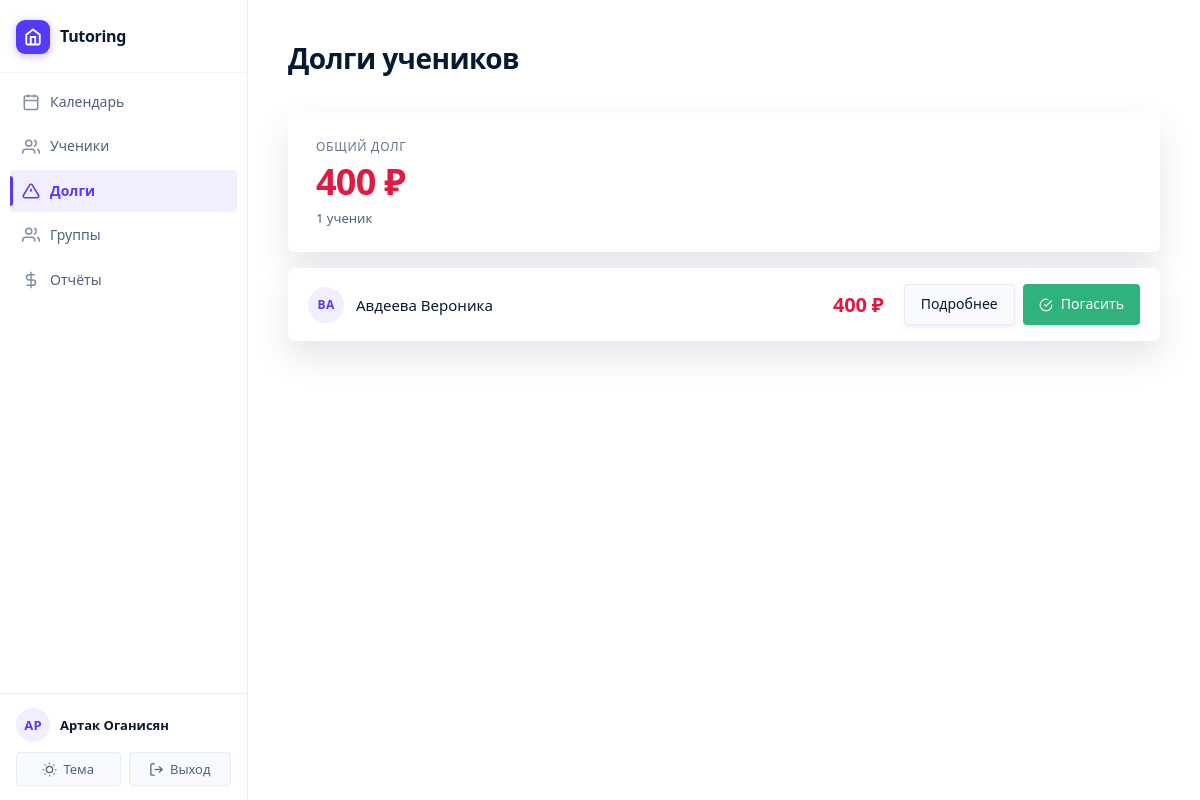
The app's page /students/debts/ (signed in) with its own data.
### main/models.py (models this page shows, shortened)
class Student(models.Model):
    tutor = models.ForeignKey(Tutor, on_delete=models.CASCADE, related_name='students', verbose_name='Репетитор')
    groups = models.ManyToManyField(StudentGroup, related_name='students', blank=True, verbose_name='Группы')
    first_name = models.CharField(max_length=100, verbose_name='Имя')
    last_name = models.CharField(max_length=100, verbose_name='Фамилия')
    phone = models.CharField(max_length=20, blank=True, null=True, verbose_name='Телефон')
    telegram = models.CharField(max_length=20, blank=True, null=True, verbose_name='Телеграм')
    created_at = models.DateTimeField(auto_now_add=True, verbose_name='Дата создания')
    updated_at = models.DateTimeField(auto_now=True, verbose_name='Дата обновления')
    grade = models.CharField(max_length=10, blank=True, null=True, verbose_name='Класс')
    notes = models.TextField(blank=True, verbose_name='Заметки')
    is_active = models.BooleanField(default=True, verbose_name='Активен')
    default_price = models.DecimalField(
        max_digits=10,
        decimal_places=2,
        null=True,
        blank=True,
        verbose_name='Цена по умолчанию'
    )
    prepaid_balance = models.DecimalField(
        max_digits=10,
        decimal_places=2,
        default=Decimal('0.00'),
        verbose_name='Баланс предоплаты'
    )
    class Meta:
        verbose_name = 'Ученик'
        verbose_name_plural = 'Ученики'
        ordering = ['last_name', 'first_name']
    def get_total_debt(self):
        total_debt = Decimal('0.00')
        for lesson in self.lessons.filter(status='scheduled'):
            if not lesson.attendances.exists():
                continue
            attendance = Attendance.objects.filter(lesson=lesson, student=self, status='present').first()
            if attendance:
                payment = Payment.objects.filter(lesson=lesson, student=self).first()
                if not payment and lesson.lesson_price > 0:
                    total_debt += lesson.lesson_price
        return total_debt

### main/views.py (the view)
# urls.py: path('students/debts/', views.students_debt_list, name='students_debt_list'),
@login_required
def students_debt_list(request):
    tutor = get_tutor(request)
    if not tutor:
        messages.error(request, 'Профиль репетитора не найден.')
        return redirect('calendar')
    students_with_debts = []
    total_debts = Decimal('0.00')
    all_students = Student.objects.filter(tutor=tutor, is_active=True)
    for student in all_students:
        debt = student.get_total_debt()
        if debt > 0:
            students_with_debts.append({
                'student': student,
                'debt': debt
            })
            total_debts += debt
    students_with_debts.sort(key=lambda x: x['debt'], reverse=True)
    return render(request, 'main/students_debt_list.html', {
        'students_with_debts': students_with_debts,
        'total_debts': total_debts,
    })

### main/views.py (called while the page is built)
def get_tutor(request):
    if request.user.is_authenticated:
        try:
            return request.user.tutor
        except Tutor.DoesNotExist:
            return None
    return None

### main/templates/main/students_debt_list.html (shortened to what this page needs)
{% extends 'main/base.html' %}
{% block content %}
<div class="page-header">
    <h1>Долги учеников</h1>
</div>
{% if students_with_debts %}
<div class="debt-summary">
    <p class="debt-summary__label">Общий долг</p>
    <span class="debt-summary__amount">{{ total_debts|floatformat:0 }} ₽</span>
    <p class="debt-summary__count">{{ students_with_debts|length }} ученик{{ students_with_debts|length|pluralize:",,ов" }}</p>
</div>
<div class="debt-list">
    {% for item in students_with_debts %}
    <div class="debt-row">
        <div class="debt-row__student">
            <div class="debt-row__avatar">{{ item.student.first_name|slice:":1" }}{{ item.student.last_name|slice:":1" }}</div>
            <a href="{% url 'student_detail' item.student.pk %}" class="debt-row__name">
                {{ item.student.last_name }} {{ item.student.first_name }}
            </a>
        </div>
        <div class="debt-row__right">
            <span class="debt-row__amount">{{ item.debt|floatformat:0 }} ₽</span>
            <div class="debt-row__actions">
                <a href="{% url 'student_detail' item.student.pk %}" class="btn btn-secondary btn-sm">Подробнее</a>
                <a href="{% url 'clear_all_debts' item.student.pk %}" class="btn btn-sm debt-row__pay-btn">
                    <svg width="14" height="14" viewBox="0 0 24 24" fill="none" stroke="currentColor" stroke-width="2">
                        <path d="M22 11.08V12a10 10 0 1 1-5.93-9.14"/>
                        <polyline points="22 4 12 14.01 9 11.01"/>
                    </svg>
                    Погасить
                </a>
            </div>
        </div>
    </div>
    {% endfor %}
</div>
{% endif %}
{% endblock %}

### main/templates/main/base.html (shortened to what this page needs)
{% load static %}
<!DOCTYPE html>
<html lang="ru">
<head>
    <link rel="stylesheet" href="{% static 'css/main.css' %}">
</head>
<body>
    <div class="app-layout">
        <aside class="sidebar" id="sidebar">
            <div class="sidebar-header">
                <a href="{% url 'calendar' %}" class="sidebar-logo">
                    <div class="sidebar-logo-mark">
                        <svg viewBox="0 0 24 24" fill="none" stroke="currentColor" stroke-width="2.5">
                            <path d="M3 9l9-7 9 7v11a2 2 0 0 1-2 2H5a2 2 0 0 1-2-2z"/>
                            <polyline points="9 22 9 12 15 12 15 22"/>
                        </svg>
                    </div>
                    <span class="sidebar-logo-text">Tutoring</span>
                </a>
            </div>
            <div class="sidebar-main">
                {% if user.is_authenticated %}
                    <nav class="sidebar-nav">
                        <a href="{% url 'calendar' %}" {% if request.resolver_match.url_name == 'calendar' %}class="active"{% endif %}>
                            <svg viewBox="0 0 24 24" fill="none" stroke="currentColor" stroke-width="2">
                                <rect x="3" y="4" width="18" height="18" rx="2" ry="2"/>
                                <line x1="16" y1="2" x2="16" y2="6"/>
                                <line x1="8" y1="2" x2="8" y2="6"/>
                                <line x1="3" y1="10" x2="21" y2="10"/>
                            </svg>
                            <span>Календарь</span>
                        </a>
                        <a href="{% url 'student_list' %}" >
                            <svg viewBox="0 0 24 24" fill="none" stroke="currentColor" stroke-width="2">
                                <path d="M17 21v-2a4 4 0 0 0-4-4H5a4 4 0 0 0-4 4v2"/>
                                <circle cx="9" cy="7" r="4"/>
                                <path d="M23 21v-2a4 4 0 0 0-3-3.87M16 3.13a4 4 0 0 1 0 7.75"/>
                            </svg>
                            <span>Ученики</span>
                        </a>
                        <a href="{% url 'students_debt_list' %}" {% if request.resolver_match.url_name == 'students_debt_list' %}class="active"{% endif %}>
                            <svg viewBox="0 0 24 24" fill="none" stroke="currentColor" stroke-width="2">
                                <path d="M10.29 3.86L1.82 18a2 2 0 0 0 1.71 3h16.94a2 2 0 0 0 1.71-3L13.71 3.86a2 2 0 0 0-3.42 0z"/>
                                <line x1="12" y1="9" x2="12" y2="13"/>
                                <line x1="12" y1="17" x2="12.01" y2="17"/>
                            </svg>
                            <span>Долги</span>
                        </a>
                        <a href="{% url 'group_list' %}" {% if 'group' in request.resolver_match.url_name %}class="active"{% endif %}>
                            <svg viewBox="0 0 24 24" fill="none" stroke="currentColor" stroke-width="2">
                                <path d="M17 21v-2a4 4 0 0 0-4-4H5a4 4 0 0 0-4 4v2"/>
                                <circle cx="9" cy="7" r="4"/>
                                <path d="M23 21v-2a4 4 0 0 0-3-3.87"/>
                                <path d="M16 3.13a4 4 0 0 1 0 7.75"/>
                            </svg>
                            <span>Группы</span>
                        </a>
                        <a href="{% url 'profit_report' %}" {% if request.resolver_match.url_name == 'profit_report' %}class="active"{% endif %}>
                            <svg viewBox="0 0 24 24" fill="none" stroke="currentColor" stroke-width="2">
                                <line x1="12" y1="1" x2="12" y2="23"/>
                                <path d="M17 5H9.5a3.5 3.5 0 0 0 0 7h5a3.5 3.5 0 0 1 0 7H6"/>
                            </svg>
                            <span>Отчёты</span>
                        </a>
                    </nav>
                {% endif %}
            </div>
            {% if user.is_authenticated %}
            <div class="sidebar-footer">
                <div class="sidebar-user-row">
                    <div class="sidebar-avatar">{{ user.get_full_name|default:user.username|slice:":2"|upper }}</div>
                    <div class="sidebar-user-info">
                        <div class="sidebar-user-name">{{ user.get_full_name|default:user.username }}</div>
                    </div>
                </div>
                <div class="sidebar-footer-actions">
                    <button class="theme-toggle" id="theme-toggle" aria-label="Переключить тему">
                        Тема
                    </button>
                    <form method="post" action="{% url 'logout' %}" style="flex: 1; display: flex;">
                        <button type="submit" class="sidebar-logout-btn">
                            <svg viewBox="0 0 24 24" fill="none" stroke="currentColor" stroke-width="2">
                                <path d="M9 21H5a2 2 0 0 1-2-2V5a2 2 0 0 1 2-2h4"/>
                                <polyline points="16 17 21 12 16 7"/>
                                <line x1="21" y1="12" x2="9" y2="12"/>
                            </svg>
                            Выход
                        </button>
                    </form>
                </div>
            </div>
            {% endif %}
        </aside>
        <main class="main-shell">
            <div class="main-inner">
                {% block content %}{% endblock %}
            </div>
        </main>
    </div>
</body>
</html>

### main/static/css/main.css (style rules this page uses)
:root { --primary: #533afd; --primary-light: rgba(83, 58, 253, 0.08); --primary-dark: #4429e8; --secondary: #50617a; --success: #30B27E; --warning: #E9A504; --danger: #DF1B41; --info: #0EA5E9; --bg-primary: #ffffff; --bg-secondary: #f8fafd; --bg-tertiary: #e5edf5; --border: #e5edf5; --border-light: #f0f4fa; --text-primary: #061b31; --text-secondary: #50617a; --text-tertiary: #64748d; --text: var(--text-primary); --text-muted: var(--text-tertiary); --surface: var(--bg-primary); --bg: var(--bg-secondary); --shadow-sm: rgba(23, 23, 23, 0.06) 0px 3px 6px 0px; --shadow: rgba(50, 50, 93, 0.12) 0px 16px 32px 0px; --shadow-md: rgba(23, 23, 23, 0.08) 0px 15px 35px 0px; --shadow-lg: rgba(0, 0, 0, 0.2) 0px 0px 32px 8px; }
* { margin: 0; padding: 0; box-sizing: border-box; }
body { font-family: ui-sans-serif, system-ui, -apple-system, BlinkMacSystemFont, 'Segoe UI', Roboto, sans-serif; background-color: var(--bg-secondary); color: var(--text-primary); line-height: 1.6; font-weight: 400; -webkit-font-smoothing: antialiased; -moz-osx-font-smoothing: grayscale; }
.sidebar { min-height: 100vh; background: var(--bg-primary); border-right: 1px solid var(--border); position: sticky; top: 0; z-index: 1000; }
.sidebar-header { padding: 2rem 1.5rem; border-bottom: 1px solid var(--border-light); }
.page-header { margin-bottom: 2rem; display: flex; justify-content: space-between; align-items: center; flex-wrap: wrap; gap: 1.5rem; }
.page-header h1 { font-size: 2rem; font-weight: 700; color: var(--text-primary); margin: 0; display: flex; align-items: center; gap: 0.875rem; letter-spacing: -0.5px; }
.btn { border-radius: 4px; padding: 0.625rem 1.25rem; font-weight: 400; font-size: 0.9375rem; transition: all 0.2s ease; border: 1px solid transparent; }
a { color: var(--text-primary); text-decoration: none; transition: color 0.2s ease; }

### main/templates/main/students_debt_list.html (style rules this page uses)
.debt-summary { background: var(--surface); border-radius: 6px; padding: 24px 28px; margin-bottom: 16px; box-shadow: var(--shadow); }
.debt-summary__label { font-size: 12px; font-weight: 500; text-transform: uppercase; letter-spacing: 0.06em; color: var(--text-muted); margin: 0 0 6px; }
.debt-summary__amount { display: block; font-size: 36px; font-weight: 700; letter-spacing: -0.02em; color: var(--danger); line-height: 1.1; }
.debt-summary__count { margin: 6px 0 0; font-size: 13px; color: var(--text-secondary); }
.debt-list { display: flex; flex-direction: column; gap: 1px; background: var(--border); border-radius: 6px; overflow: hidden; box-shadow: var(--shadow); }
.debt-row { display: flex; align-items: center; justify-content: space-between; gap: 16px; padding: 16px 20px; background: var(--surface); transition: background 0.15s; }
.debt-row__student { display: flex; align-items: center; gap: 12px; min-width: 0; }
.debt-row__avatar { width: 36px; height: 36px; border-radius: 50%; background: var(--primary-light); color: var(--primary); font-size: 12px; font-weight: 600; display: flex; align-items: center; justify-content: center; flex-shrink: 0; letter-spacing: 0.02em; }
.debt-row__name { font-size: 15px; font-weight: 500; color: var(--text); text-decoration: none; white-space: nowrap; overflow: hidden; text-overflow: ellipsis; }
.debt-row__right { display: flex; align-items: center; gap: 20px; flex-shrink: 0; }
.debt-row__amount { font-size: 20px; font-weight: 600; color: var(--danger); letter-spacing: -0.01em; white-space: nowrap; }
.debt-row__actions { display: flex; gap: 8px; }
.debt-row__pay-btn { background: var(--success); color: #fff; }

### records on screen
Student: student.first_name "В", student.last_name "А", student.last_name "Авдеева", student.first_name "Вероника", debt "400"

### other values on screen
{{ user.get_full_name|default:user.username|slice:":2"|upper }} "АР"
{{ user.get_full_name|default:user.username }} "Артак Оганисян"
{{ total_debts|floatformat:0 }} "400"
{{ students_with_debts|length }} "1"
